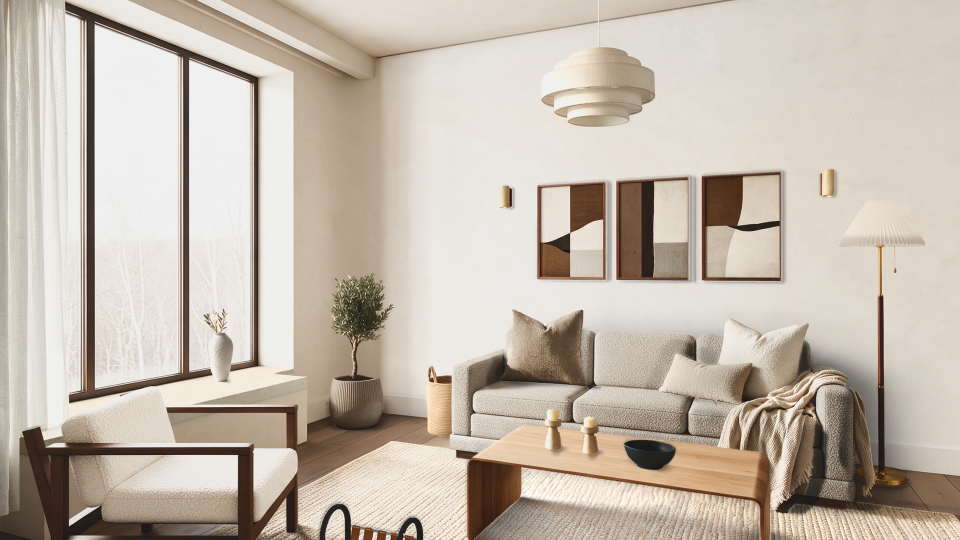
#> input picture assets/renders/living-room/warm-modern/phase2-2026-11-10/default-frame-basket-set-A.png, 1920 x 1080 px (shown at 1/2 size)
$ python -i r8_manifest.py   (imports and definitions only)
#> lines starting #> are read from the running program, lines starting #| are printed output that depends on the picture
#!/usr/bin/env python3
"""
qa-agent 2026-11-12 (R8): manifest integrity and the supplier-image check.
  1. manifest-r8.json: every path it names (layers, shadows, cushion sets, variants, and every 'files' / build path that is a file or a
     folder) exists; every sha256 it records matches; QA's own sha256 of every image file it names (recorded for the next round).
  2. assets/manifest.json: the R8 entries (ids from layers/asset-manifest-entries-r8.json) are present and identical to the entries file;
     each path exists; any sha256 an entry records matches.
  3. No supplier image in the repo: every image under the phase-2 folder (all rounds) and under this QA folder, as a 16 x 16 dHash
     (256 bits) against every supplier image QA can reach offline (site/.cache/supplier-images and the session's downloaded references in
     the scratchpad; read only, -I), min Hamming distance; and file names that look like supplier references.
Writes data/manifest.json.     ~/.venvs/motion/bin/python3.12 -I r8_manifest.py
"""
import glob
import hashlib
import json
import os

import numpy as np
from PIL import Image

Image.MAX_IMAGE_PIXELS = 80_000_000
REPO = "/home/user/homedesign-app"
P2 = os.path.join(REPO, "assets/renders/living-room/warm-modern/phase2-2026-11-10")
LD = os.path.join(P2, "layers")
OUT = os.path.join(REPO, "qa/reports/2026-11-12-wm-phase2-r8")
SC = "/tmp/claude-0/-home-user-homedesign-app/1b393486-20a3-508a-a0b0-d78a98b7d2b6/scratchpad"
IMG = (".png", ".jpg", ".jpeg", ".webp", ".avif", ".gif")


def sha(p):
    return hashlib.sha256(open(p, "rb").read()).hexdigest()


# [1 line not run here, left out]
res = {}
# ------------------------------------------------------------------ 1. manifest-r8
named = []
# [22 lines not run here, left out]
# any other recorded sha256 anywhere in the manifest
recorded = []


def walk(o, path=""):
    if isinstance(o, dict):
        for k, v in o.items():
            if k == "sha256" and isinstance(v, str):
                recorded.append((path, v, o.get("file") or o.get("path") or o.get("source")))
            walk(v, path + "/" + k)
    elif isinstance(o, list):
        for i, v in enumerate(o):
            walk(v, f"{path}[{i}]")


# [1 line not run here, left out]
rows = []
# [9 lines not run here, left out]
res["manifest_r8"] = dict(paths=len(rows), missing=[r["path"] for r in rows if not r["exists"]],
                          recorded_sha256=[dict(where=w, sha=s[:16]) for w, s, _ in recorded],
                          recorded_sha256_mismatch=[r["name"] for r in rows if r.get("sha256_match") is False],
                          recorded_sha256_count=len(recorded), rows=rows)
# [5 lines not run here, left out]
ar = []
# [11 lines not run here, left out]
# [2 lines that did not run here, left out]
# [1 line not run here, left out]


# ------------------------------------------------------------------ 3. supplier images
def dhash(p, n=16):
    """the 16 x 16 dHash and the 'ink' (std of the 64 x 64 grey thumbnail over a white matte): a near-blank picture (an alpha mask, a
    shadow file, a white supplier image) carries no content and matches any other near-blank one, so pairs where either side has
    ink < 8 are not counted as matches (as the site's rights scanner guards it, site/tools/lib/rights-content.ts)"""
#> called with n = 16
    im = Image.open(p)
#> im is the input picture: PIL image 1920x1080 RGB; mean R, G, B 196.1, 185.3, 173.3
    im.draft("RGBA", (n * 8, n * 8))
    im = im.convert("RGBA")
#> im: PIL image 1920x1080 RGBA
    bg = Image.new("RGBA", im.size, (255, 255, 255, 255))
#> bg: PIL image 1920x1080 RGBA; every value is 255
    g8 = Image.alpha_composite(bg, im).convert("L")
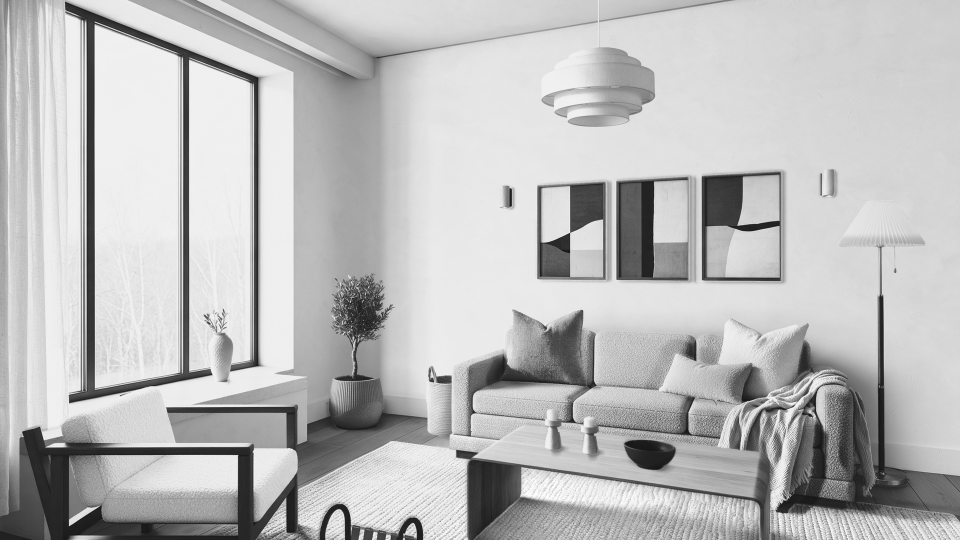
#> g8: PIL image 1920x1080 L (shown at 1/2 size); min 12, max 255, mean 187.2
    g = np.asarray(g8.resize((n + 1, n), Image.BILINEAR), np.int16)
    ink = float(np.asarray(g8.resize((64, 64), Image.BILINEAR), np.float32).std())
#> ink = 45.89
    return (g[:, 1:] > g[:, :-1]).flatten(), ink


sup = []
# [10 lines not run here, left out]
S = np.array([h for _, h, _ in sup])
SINK = np.array([k for _, _, k in sup])
ours = [p for p in glob.glob(os.path.join(P2, "**/*"), recursive=True) + glob.glob(os.path.join(OUT, "**/*"), recursive=True)
        if os.path.isfile(p) and p.lower().endswith(IMG)]
near = []
mins = []
blank_hits = []
# [15 lines not run here, left out]
names = [os.path.relpath(p, REPO) for p in glob.glob(os.path.join(P2, "**/*"), recursive=True) + glob.glob(os.path.join(OUT, "**/*"), recursive=True)
         if any(t in os.path.basename(p).lower() for t in ("sku", "refs-dl", "supplier", "aliexpress-photo", "cj-photo"))]
res["supplier_images"] = dict(supplier_images_compared=len(sup), repo_images_checked=len(ours), min_hamming_256_overall=int(min(mins)) if mins else None,
                              near_blank_pairs_le_40_not_counted=int(sum(blank_hits)),
                              near_matches_le_40_of_256=near, suspicious_names=names,
                              rule="a copy (resized / re-encoded) reads <= ~20 of 256; unrelated pictures read ~100-140")
# [2 lines not run here, left out]

>>> result = dhash('../../../../assets/renders/living-room/warm-modern/phase2-2026-11-10/default-frame-basket-set-A.png')
